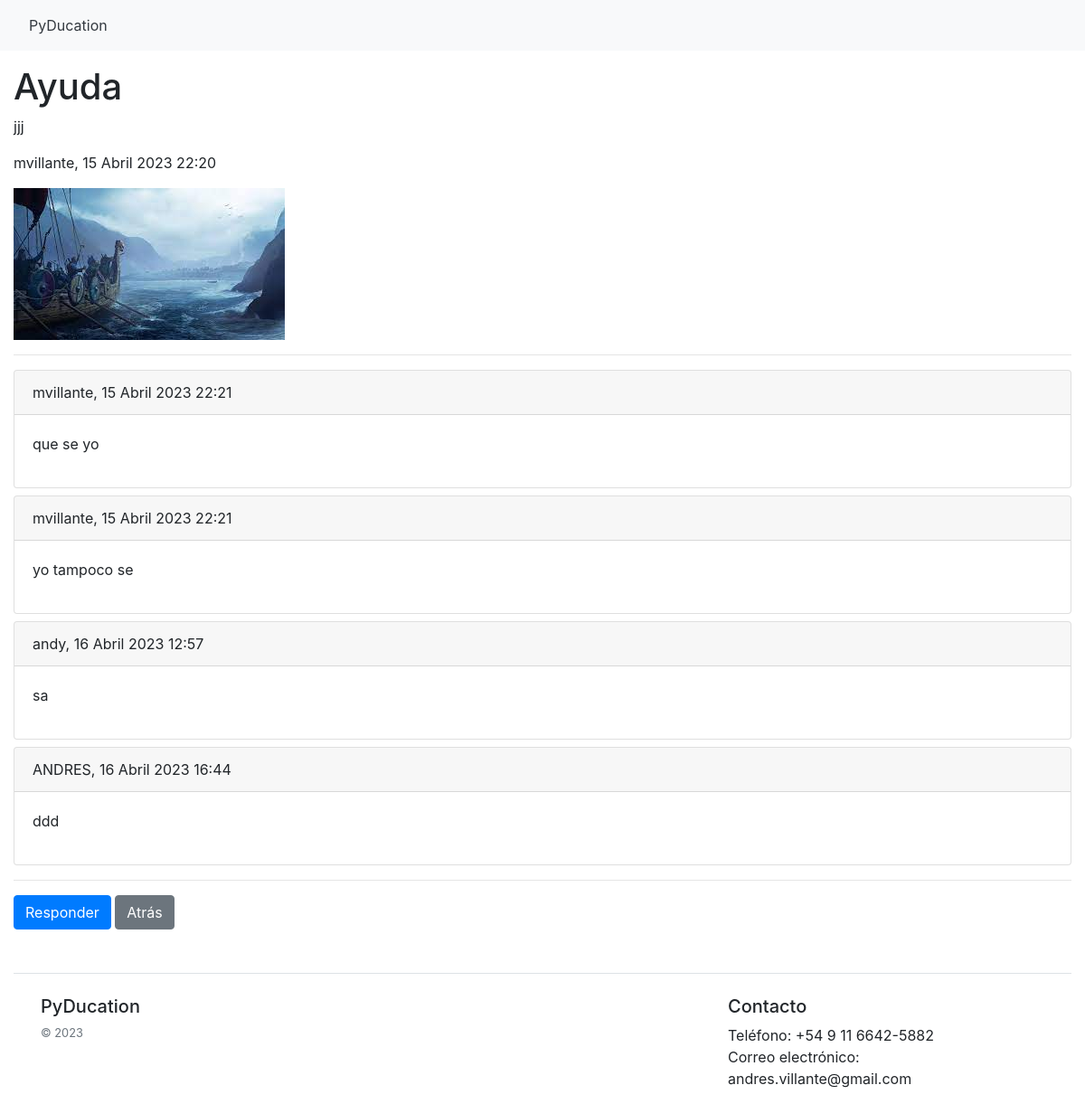
/1/, run on the app's committed database.
### blog/models.py (models this page shows)
class Post(models.Model):
    author = models.ForeignKey(User, on_delete=models.CASCADE)
    title = models.CharField(max_length=200)
    content = models.TextField()
    image = models.ImageField(upload_to='post_images', blank=True, null=True)
    created_at = models.DateTimeField(auto_now_add=True)
    updated_at = models.DateTimeField(auto_now=True)

class Response(models.Model):
    post = models.ForeignKey(Post, on_delete=models.CASCADE, related_name='responses')
    author = models.ForeignKey(User, on_delete=models.CASCADE)
    content = models.TextField()
    created_at = models.DateTimeField(auto_now_add=True)

### blog/views.py (the view)
# urls.py: path('<int:pk>/', PostDetailView.as_view(), name='post_detail'),
class PostDetailView(View):
    def get(self, request, pk):
        post = get_object_or_404(Post, pk=pk)
        responses = Response.objects.filter(post=post)
        context = {'post': post, 'responses': responses}
        return render(request, 'forum/post_detail.html', context)

### PyDucation/templates/forum/post_detail.html (shortened to what this page needs)
{% extends 'PyDucation/base.html' %}
{% block content %}
  <h1>{{ post.title }}</h1>
  <p>{{ post.content }}</p>
  <p>{{ post.author.username }}, {{ post.created_at }}</p>
  {% if post.image %}
    <img src="{{ post.image.url }}" alt="imagen de publicación">
  {% endif %}
  <hr>
  {% for response in responses %}
    <div class="card my-2">
      <div class="card-header">{{ response.author.username }}, {{ response.created_at }}</div>
      <div class="card-body">
        <p>{{ response.content }}</p>
      </div>
    </div>
  {% empty %}
    <p>No hay respuestas</p>
  {% endfor %}
  <hr>
  <a href="{% url 'post_response' post.pk %}" class="btn btn-primary">Responder</a>
  <a href="{% url 'post_list' %}" class="btn btn-secondary">Atrás</a>
{% endblock %}

### data on the page
Post: title "Ayuda", content "jjj", author.username "mvillante", created_at "15 Abril 2023 22:20", image (picture)
Response: author.username "mvillante", created_at "15 Abril 2023 22:21", content "que se yo"
Response: author.username "mvillante", created_at "15 Abril 2023 22:21", content "yo tampoco se"
Response: author.username "andy", created_at "16 Abril 2023 12:57", content "sa"
Response: author.username "ANDRES", created_at "16 Abril 2023 16:44", content "ddd"
